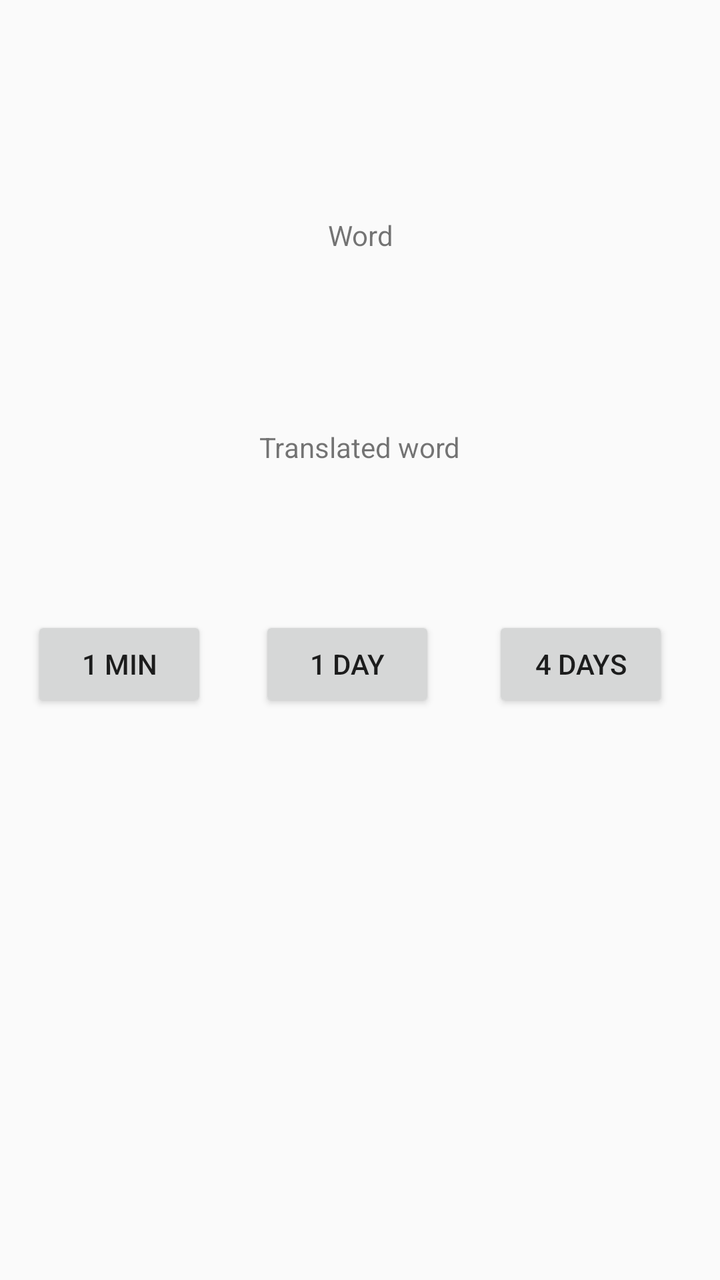
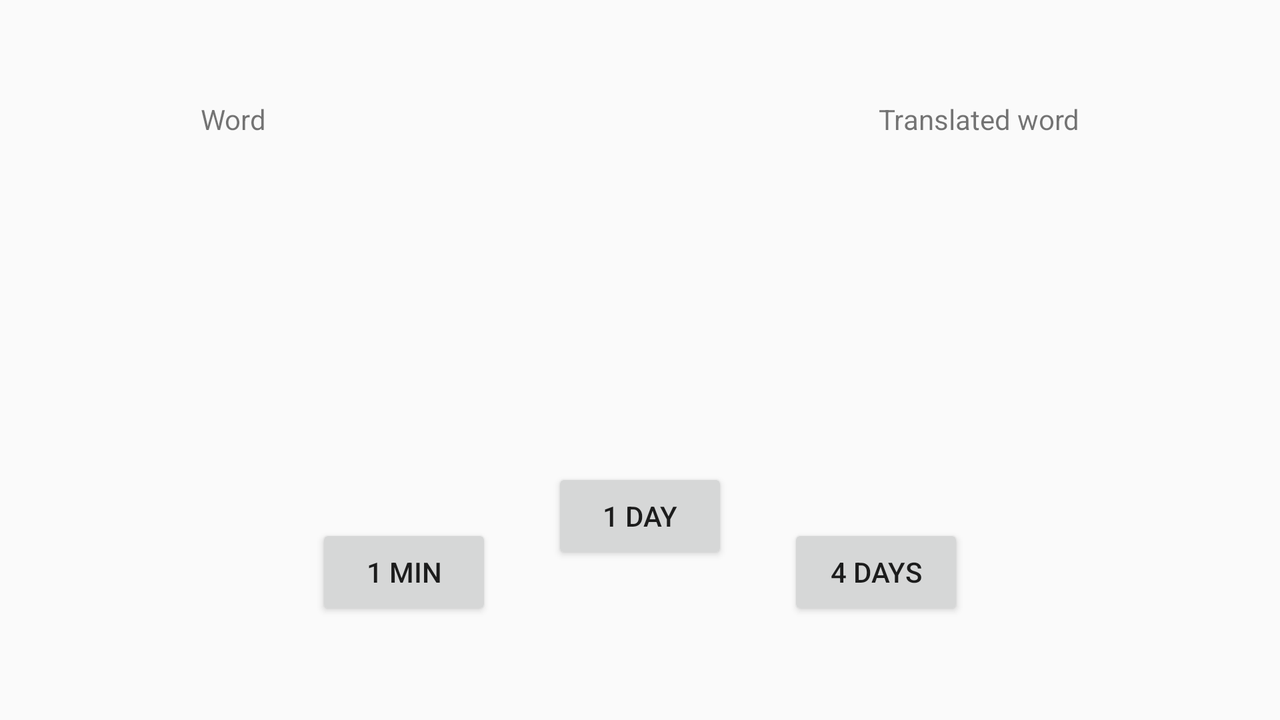

Two renders of one Android screen. The first uses the default layout on a phone; the second uses the alternative layout the repository ships for a different screen configuration, on a matching device. The two XML files are below.
<!-- AndroidManifest.xml: application theme AppTheme -->
<!-- res/layout/fragment_study.xml -->
<RelativeLayout xmlns:android="http://schemas.android.com/apk/res/android"
    xmlns:tools="http://schemas.android.com/tools"
    android:layout_width="match_parent"
    android:layout_height="match_parent"
    android:paddingBottom="@dimen/activity_vertical_margin"
    android:paddingLeft="@dimen/activity_horizontal_margin"
    android:paddingRight="@dimen/activity_horizontal_margin"
    android:paddingTop="@dimen/activity_vertical_margin"
    tools:context="com.study.wordsstudy.ShowWordFragment">

    <TextView
        android:layout_width="wrap_content"
        android:layout_height="wrap_content"
        android:id="@+id/word"
        android:layout_marginTop="108dp"
        android:textAlignment="center"
        android:layout_alignParentTop="true"
        android:layout_centerHorizontal="true"
        tools:text="@string/text_view_word" />

    <TextView
        android:layout_width="wrap_content"
        android:layout_height="wrap_content"
        android:layout_below="@+id/word"
        android:layout_centerHorizontal="true"
        android:layout_marginTop="87dp"
        android:id="@+id/translate"
        tools:text="@string/text_view_translate" />

    <Button
        android:text="@string/button_one_min"
        android:layout_width="wrap_content"
        android:layout_height="wrap_content"
        android:layout_below="@+id/translate"
        android:layout_alignParentStart="true"
        android:layout_marginStart="16dp"
        android:layout_marginTop="75dp"
        android:id="@+id/one_min_button" />

    <Button
        android:text="@string/button_one_day"
        android:layout_width="wrap_content"
        android:layout_height="wrap_content"
        android:layout_alignBottom="@+id/one_min_button"
        android:layout_alignStart="@+id/translate"
        android:id="@+id/one_day_button" />

    <Button
        android:text="@string/button_four_day"
        android:layout_width="wrap_content"
        android:layout_height="wrap_content"
        android:layout_alignTop="@+id/one_day_button"
        android:layout_toEndOf="@+id/translate"
        android:layout_marginStart="16dp"
        android:id="@+id/four_day_button" />

</RelativeLayout>
<!-- resources referenced by this layout -->
<resources>
  <string name="button_four_day">4 Days</string>
  <string name="button_one_day">1 Day</string>
  <string name="button_one_min">1 min</string>
  <string name="text_view_translate">Translated word</string>
  <string name="text_view_word">Word</string>
  <style name="AppTheme" parent="Theme.AppCompat.Light.DarkActionBar">
          
          <item name="colorPrimary">@color/color_primary</item>
          <item name="colorPrimaryDark">@color/color_primary_dark</item>
          <item name="colorAccent">@color/color_accent</item>
      </style>
  <color name="color_primary">#3F51B5</color>
  <color name="color_primary_dark">#303F9F</color>
  <color name="color_accent">#FF4081</color>
</resources>
<!-- res/layout-land/fragment_study.xml (the repository's variant of the layout above) -->
<!-- drawn on the phone turned sideways -->
<android.support.constraint.ConstraintLayout xmlns:android="http://schemas.android.com/apk/res/android"
    xmlns:app="http://schemas.android.com/apk/res-auto"
    xmlns:tools="http://schemas.android.com/tools"
    android:layout_width="match_parent"
    android:layout_height="match_parent"
    tools:context="com.study.wordsstudy.ShowWordFragment"
    android:id="@+id/constraintLayout2">

    <TextView
        android:layout_width="wrap_content"
        android:layout_height="wrap_content"
        android:id="@+id/word"
        android:textAlignment="center"
        tools:text="@string/text_view_word"
        android:text="dsfasdf"
        app:layout_constraintLeft_toLeftOf="@+id/constraintLayout2"
        android:layout_marginStart="100dp"
        app:layout_constraintTop_toTopOf="@+id/constraintLayout2"
        android:layout_marginTop="50dp" />

    <TextView
        android:layout_width="wrap_content"
        android:layout_height="wrap_content"
        android:id="@+id/translate"
        tools:text="@string/text_view_translate"
        android:text="dsfsf"
        app:layout_constraintTop_toTopOf="@+id/constraintLayout2"
        android:layout_marginTop="50dp"
        app:layout_constraintRight_toRightOf="@+id/constraintLayout2"
        android:layout_marginEnd="100dp" />

    <Button
        android:text="@string/button_one_day"
        android:layout_width="88dp"
        android:layout_height="48dp"
        android:id="@+id/one_day_button"
        app:layout_constraintLeft_toLeftOf="@+id/constraintLayout2"
        tools:layout_constraintLeft_creator="1"
        app:layout_constraintTop_toTopOf="@+id/constraintLayout2"
        android:layout_marginTop="206dp"
        app:layout_constraintRight_toRightOf="@+id/constraintLayout2"
        tools:layout_constraintRight_creator="1"
        app:layout_constraintBottom_toBottomOf="@+id/constraintLayout2"
        android:layout_marginBottom="50dp" />

    <Button
        android:text="@string/button_four_day"
        android:layout_width="wrap_content"
        android:layout_height="wrap_content"
        android:id="@+id/four_day_button"
        app:layout_constraintLeft_toRightOf="@+id/one_day_button"
        android:layout_marginStart="30dp"
        app:layout_constraintBottom_toBottomOf="@+id/constraintLayout2"
        android:layout_marginBottom="50dp" />

    <Button
        android:text="@string/button_one_min"
        android:layout_width="88dp"
        android:layout_height="wrap_content"
        android:id="@+id/one_min_button"
        app:layout_constraintRight_toLeftOf="@+id/one_day_button"
        android:layout_marginEnd="30dp"
        app:layout_constraintBottom_toBottomOf="@+id/constraintLayout2"
        android:layout_marginBottom="50dp" />

</android.support.constraint.ConstraintLayout>
